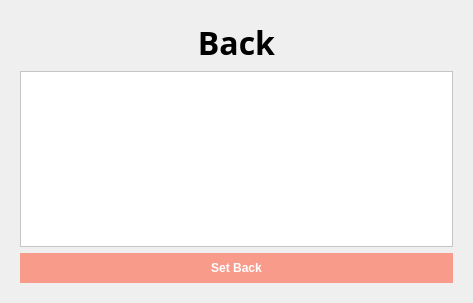
<?xml version="1.0" encoding="UTF-8"?>
<ui version="4.0">
 <class>FCBack</class>
 <widget class="QWidget" name="FCBack">
  <property name="geometry">
   <rect>
    <x>0</x>
    <y>0</y>
    <width>473</width>
    <height>303</height>
   </rect>
  </property>
  <property name="windowTitle">
   <string>Form</string>
  </property>
  <layout class="QGridLayout" name="gridLayout">
   <item row="0" column="0">
    <widget class="QStackedWidget" name="back_widget">
     <property name="currentIndex">
      <number>1</number>
     </property>
     <widget class="QWidget" name="Back1">
      <layout class="QGridLayout" name="gridLayout_2">
       <item row="0" column="0">
        <widget class="QLabel" name="back_label">
         <property name="sizePolicy">
          <sizepolicy hsizetype="Preferred" vsizetype="MinimumExpanding">
           <horstretch>0</horstretch>
           <verstretch>0</verstretch>
          </sizepolicy>
         </property>
         <property name="font">
          <font>
           <family>Trebuchet MS</family>
           <pointsize>16</pointsize>
          </font>
         </property>
         <property name="text">
          <string/>
         </property>
        </widget>
       </item>
       <item row="1" column="0">
        <layout class="QHBoxLayout" name="edit_layout">
         <item>
          <widget class="QPushButton" name="edit_card_btn">
           <property name="font">
            <font>
             <family>Trebuchet MS</family>
             <weight>75</weight>
             <italic>false</italic>
             <bold>true</bold>
            </font>
           </property>
           <property name="styleSheet">
            <string notr="true">QPushButton {
background-color: rgba(255, 98, 71, 0.6);
color: white; 
font:bold;
padding: 8px 12px 8px 12px;
border: 0px;
}

QPushButton:hover {
	background-color: rgba(255, 98, 71, 1);
}

</string>
           </property>
           <property name="text">
            <string>Edit</string>
           </property>
          </widget>
         </item>
         <item>
          <spacer name="horizontalSpacer">
           <property name="orientation">
            <enum>Qt::Horizontal</enum>
           </property>
           <property name="sizeHint" stdset="0">
            <size>
             <width>40</width>
             <height>20</height>
            </size>
           </property>
          </spacer>
         </item>
        </layout>
       </item>
      </layout>
     </widget>
     <widget class="QWidget" name="Back2">
      <layout class="QGridLayout" name="gridLayout_3">
       <item row="0" column="0">
        <widget class="QLabel" name="top_label">
         <property name="font">
          <font>
           <family>Trebuchet MS</family>
           <pointsize>24</pointsize>
           <weight>75</weight>
           <bold>true</bold>
          </font>
         </property>
         <property name="text">
          <string>Back</string>
         </property>
         <property name="alignment">
          <set>Qt::AlignCenter</set>
         </property>
        </widget>
       </item>
       <item row="1" column="0">
        <widget class="QTextEdit" name="back_text">
         <property name="styleSheet">
          <string notr="true">background-color:white;</string>
         </property>
        </widget>
       </item>
       <item row="2" column="0">
        <layout class="QHBoxLayout" name="set_back_layout">
         <item>
          <widget class="QPushButton" name="set_back_btn">
           <property name="styleSheet">
            <string notr="true">QPushButton {
background-color: rgba(255, 98, 71, 0.6);
color: white; 
font:bold;
padding: 8px 12px 8px 12px;
border: 0px;
}

QPushButton:hover {
	background-color: rgba(255, 98, 71, 1);
}

</string>
           </property>
           <property name="text">
            <string>Set Back</string>
           </property>
          </widget>
         </item>
        </layout>
       </item>
      </layout>
     </widget>
    </widget>
   </item>
  </layout>
 </widget>
 <resources/>
 <connections/>
</ui>
